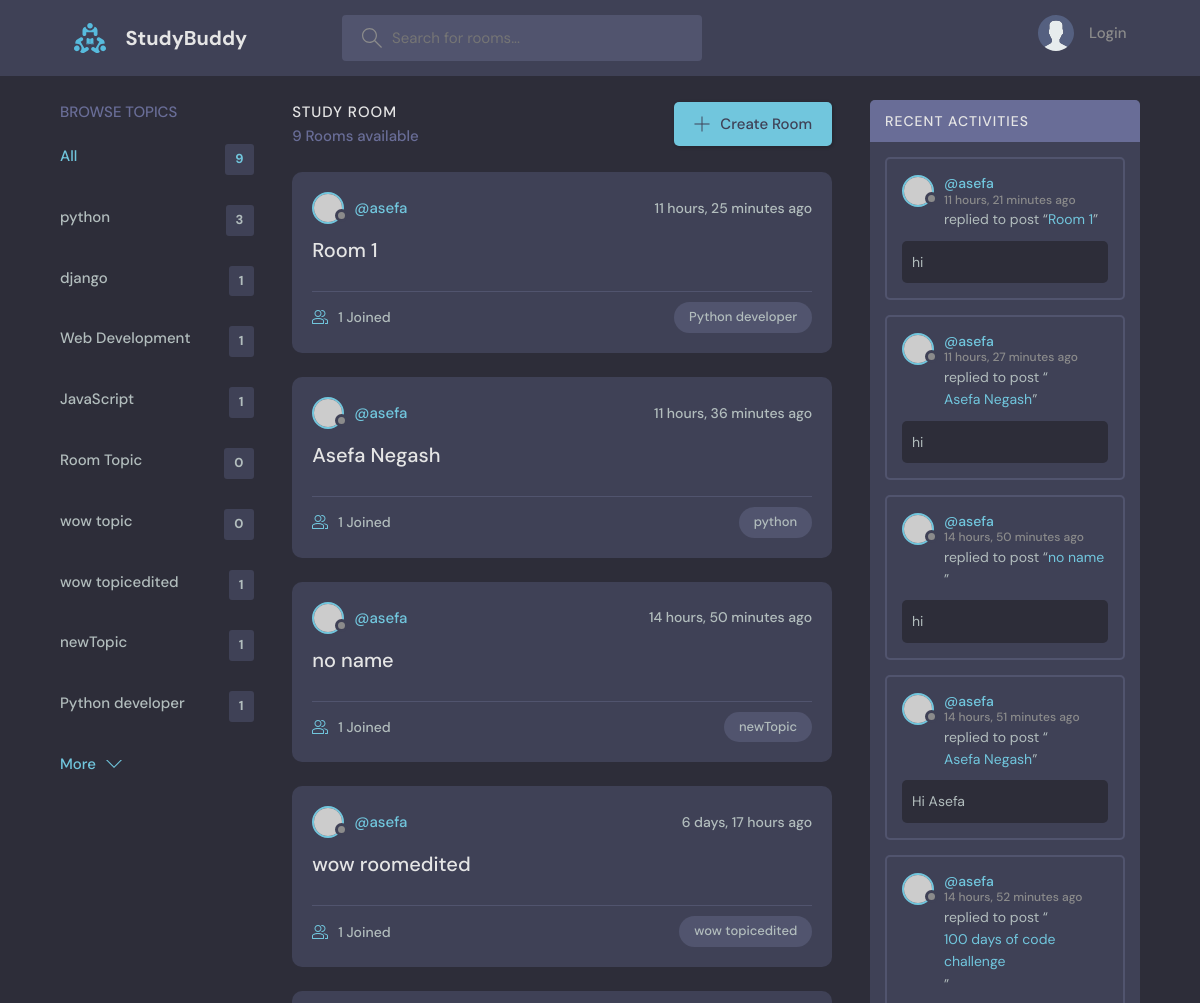
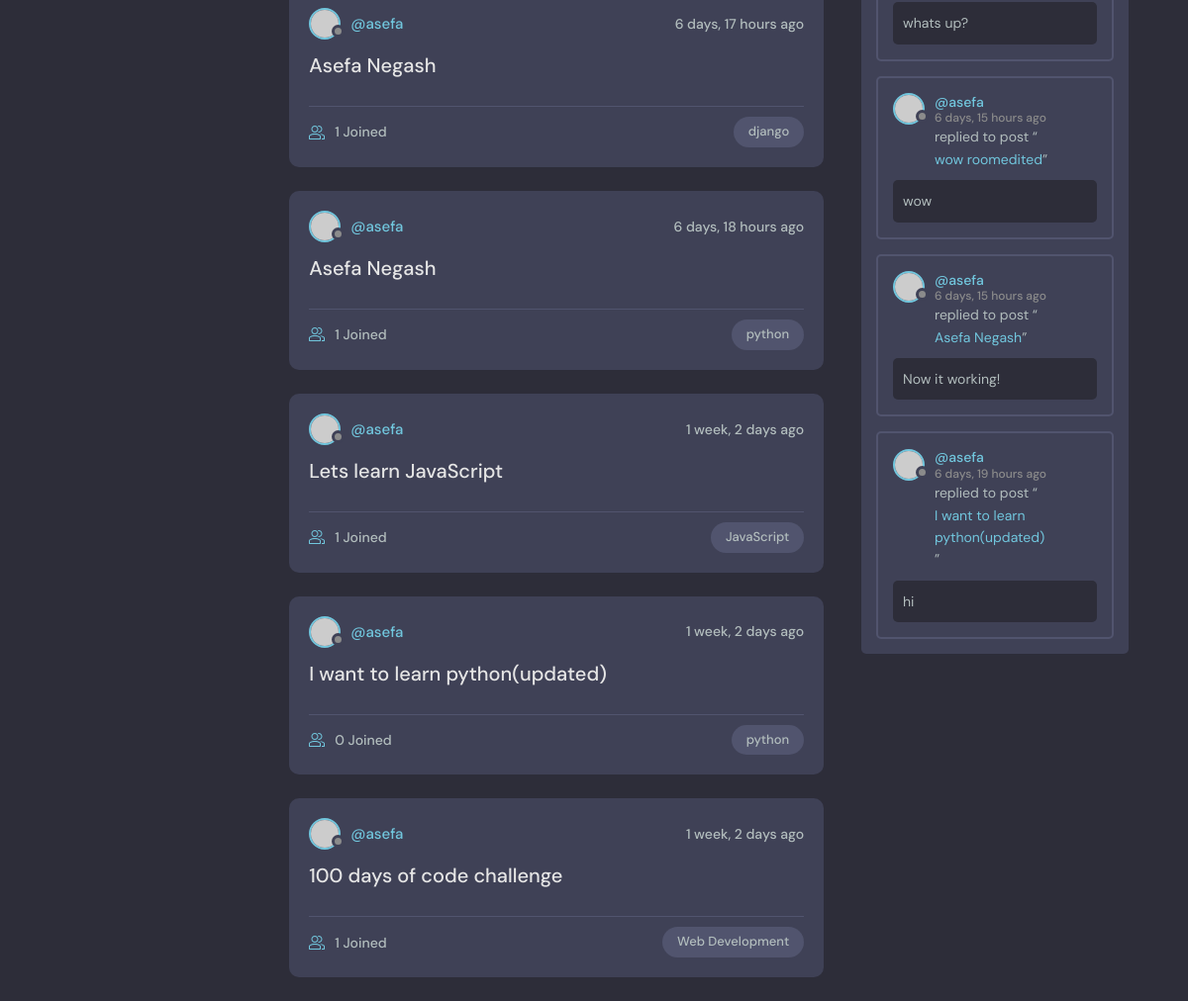
The page / on the database its author committed (2 pictures, top to bottom).
### base/models.py (models this page shows, shortened)
class Topic(models.Model):
    name=models.CharField(max_length=200)

class Room(models.Model):
      host=models.ForeignKey(User, on_delete=models.SET_NULL, null=True)
      topic=models.ForeignKey(Topic, on_delete=models.SET_NULL, null=True)
      name=models.CharField(max_length=200)
      description=models.TextField(null=True,blank=True)
      participants=models.ManyToManyField(
            User,related_name='participants',blank=True)
      updated=models.DateTimeField(auto_now=True)
      created=models.DateTimeField(auto_now_add=True)
      class Meta:
         ordering=['-updated','-created']#First message should comes Last
      def __str__(self):
           return self.name

class Message(models.Model):
        user=models.ForeignKey(User,on_delete=models.CASCADE)
        room=models.ForeignKey(Room, on_delete=models.CASCADE)#when a room is deleted the message in that room is also deleted
        body=models.TextField()#actual message
        updated=models.DateTimeField(auto_now=True)
        created=models.DateTimeField(auto_now_add=True)
        class Meta:
            ordering=['-updated','-created']

### base/views.py (the view)
# urls.py: path('', views.home, name="home"),
def home(request):
    q=request.GET.get('q') if request.GET.get('q') != None else ''
    rooms=Room.objects.filter(
        Q(topic__name__icontains=q)|
        Q(name__icontains=q)|
        Q(description__icontains=q)
        )#gives all the room in the database
    topics=Topic.objects.all()[0:10]#only display 0-5 topics
    room_count=rooms.count()
    room_messages=Message.objects.filter(Q(room__topic__name__icontains=q))#if we click on one topic we have see only activity related to that topic only
    context={'rooms':rooms,'topics':topics,
            'room_count':room_count,'room_messages':room_messages}
    return render(request,'base/home.html',context)

### base/templates/base/home.html (shortened to what this page needs)
{% extends 'main.html' %}
{% block content %}
    <main class="layout layout--3">
      <div class="container">
        {% include 'base/topics_component.html' %}
        <div class="roomList">
          <div class="roomList__header">
            <div>
              <h2>Study Room</h2>
              <p>{{room_count}} Rooms available</p>
            </div>
            <a class="btn btn--main" href="{% url 'create-room' %}">
              <svg version="1.1" xmlns="http://www.w3.org/2000/svg" width="32" height="32" viewBox="0 0 32 32">
                <title>add</title>
                <path
                  d="M16.943 0.943h-1.885v14.115h-14.115v1.885h14.115v14.115h1.885v-14.115h14.115v-1.885h-14.115v-14.115z"
                ></path>
              </svg>
              Create Room
            </a>
          </div>
      {% include 'base/feed_component.html' %}
        </div>
        {% include 'base/activity_component.html' %}
      </div>
    </main>
{% endblock %}

### base/templates/base/topics_component.html
<div class="topics">
  <div class="topics__header">
    <h2>Browse Topics</h2>
  </div>
  <ul class="topics__list">
    <li>
      <a href="{% url 'home' %}" class="active">All <span> {{topics.count}} </span></a>
    </li>
    {% for topic in topics %}
    <li>
      <a href="{% url 'home' %}?q={{topic.name}}">{{topic.name}} <span>{{topic.room_set.all.count}}</span></a>
    </li>
    {% endfor %}
  </ul>
  <a button class="btn btn--link" href="{% url 'topics' %}">
    More
    <svg version="1.1" xmlns="http://www.w3.org/2000/svg" width="32" height="32" viewBox="0 0 32 32">
      <title>chevron-down</title>
      <path d="M16 21l-13-13h-3l16 16 16-16h-3l-13 13z"></path>
    </svg>
  </a>
</div>

### base/templates/base/feed_component.html (shortened to what this page needs)
{% for room in rooms %}
<div class="roomListRoom">
  <div class="roomListRoom__header">
    <a href="{% url 'user-profile' room.host.id %}" class="roomListRoom__author">
      <div class="avatar avatar--small">
        <img src="https://randomuser.me/api/portraits/women/11.jpg" />
      </div>
      <span>@{{room.host.username}} </span>
    </a>
    <div class="roomListRoom__actions">
      <span>{{room.created|timesince}} ago </span>
    </div>
  </div>
  <div class="roomListRoom__content">
    <a href="{% url 'room' room.id %}"> {{room.name}} </a>
  </div>
  <div class="roomListRoom__meta">
    <a href="{% url 'room' room.id %}" class="roomListRoom__joined">
      {{room.participants.all.count}} Joined
    </a>
    <p class="roomListRoom__topic"> {{room.topic.name}} </p>
  </div>
</div>
{% endfor %}

### base/templates/base/activity_component.html (shortened to what this page needs)
<div class="activities">
  <div class="activities__header">
    <h2>Recent Activities</h2>
  </div>
  {% for message in room_messages %}
    <div class="activities__box">
      <div class="activities__boxHeader roomListRoom__header">
        <a href="{% url 'user-profile' message.user.id %}" class="roomListRoom__author">
          <div class="avatar avatar--small">
            <img src="https://randomuser.me/api/portraits/women/11.jpg" />
          </div>
          <p>
            @{{message.user}}
            <span> {{message.created|timesince}} ago </span>
          </p>
        </a>
      </div>
      <div class="activities__boxContent">
        <p>replied to post “<a href="{% url 'room' message.room.id %}"> {{message.room}} </a>”</p>
        <div class="activities__boxRoomContent">
          {{message.body}}
        </div>
      </div>
    </div>
   {% endfor %}
</div>

### rows shown on the page
Topic: name "python", room_set.all.count "3"
Topic: name "django", room_set.all.count "1"
Topic: name "Web Development", room_set.all.count "1"
Topic: name "JavaScript", room_set.all.count "1"
Topic: name "Room Topic", room_set.all.count "0"
Topic: name "wow topic", room_set.all.count "0"
Topic: name "wow topicedited", room_set.all.count "1"
Topic: name "newTopic", room_set.all.count "1"
Topic: name "Python developer", room_set.all.count "1"
Room: host.username "asefa", created "11 hours, 25 minutes", name "Room 1", participants.all.count "1", topic.name "Python developer"
Room: host.username "asefa", created "11 hours, 36 minutes", name "Asefa Negash", participants.all.count "1", topic.name "python"
Room: host.username "asefa", created "14 hours, 50 minutes", name "no name", participants.all.count "1", topic.name "newTopic"
Room: host.username "asefa", created "6 days, 17 hours", name "wow roomedited", participants.all.count "1", topic.name "wow topicedited"
Room: host.username "asefa", created "6 days, 17 hours", name "Asefa Negash", participants.all.count "1", topic.name "django"
Room: host.username "asefa", created "6 days, 18 hours", name "Asefa Negash", participants.all.count "1", topic.name "python"
Room: host.username "asefa", created "1 week, 2 days", name "Lets learn JavaScript", participants.all.count "1", topic.name "JavaScript"
Room: host.username "asefa", created "1 week, 2 days", name "I want to learn python(updated)", participants.all.count "0", topic.name "python"
Room: host.username "asefa", created "1 week, 2 days", name "100 days of code challenge", participants.all.count "1", topic.name "Web Development"
Message: user "asefa", created "11 hours, 21 minutes", room "Room 1", body "hi"
Message: user "asefa", created "11 hours, 27 minutes", room "Asefa Negash", body "hi"
Message: user "asefa", created "14 hours, 50 minutes", room "no name", body "hi"
Message: user "asefa", created "14 hours, 51 minutes", room "Asefa Negash", body "Hi Asefa"
Message: user "asefa", created "14 hours, 52 minutes", room "100 days of code challenge", body "whats up?"
Message: user "asefa", created "6 days, 15 hours", room "wow roomedited", body "wow"
Message: user "asefa", created "6 days, 15 hours", room "Asefa Negash", body "Now it working!"
Message: user "asefa", created "6 days, 19 hours", room "I want to learn python(updated)", body "hi"

### other values the page prints
{{ topics.count }} "9"
{{ room_count }} "9"
